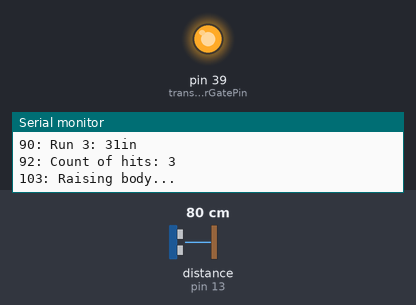
This sketch was run on a simulated Arduino Mega 2560, built with avr-gcc and run on an emulated ATmega2560. Parts: output pins drawn as LEDs (lit = HIGH), the last lines printed to the serial monitor. Wiring (inferred from the names in the program): ultrasonic range finder: trigger pin 12; echo pin 13. Inputs (shaded band) come from the test bench; at power-on: distance to the obstacle (sensor on pin 13) 80 cm. The echo pulse lasts 58.3 µs per cm; pins used as bus, display or sensor lines are not drawn.

Above: at 7.6 s.
At 22.6 s:
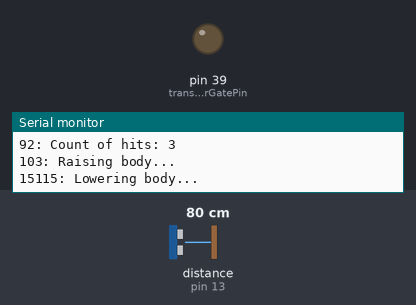
Timing chart, 0 to 39.1 s (numbered marks = the images above):
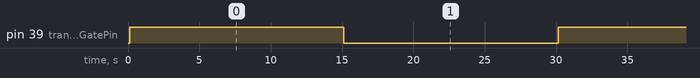

Measured:
- by itself, pin 39 (transistorGatePin): alternates HIGH for 15.0 s and LOW for 15.0 s

The sketch:

Rising_Scarecrow.ino
```cpp
/*
 * Hardware setup:
 *
 */

// establish pin constants
int ConsoleBps = 19200;
const int sensorTrigPin = 12;          // sensorTrigPin tells distance sensor to start/stop a reading
const int sensorEchoPin = 13;          // sensorEchoPin is where distance sensor provides feedback
const int transistorGatePin = 39;      // transistorGatePin will flip the transistor to power the pneumatic solenoid valve's 12v power
const int minTriggerDistance = 10;      // minimum distance, inches,  object must be away in order to trigger
const int maxTriggerDistance = 72;      // maximum distance, inches, object must be away in order to trigger
const int risingDelayMillis = 15000;   // risingDelayMillis is number of millis to hold body up
const int loweringDelayMillis = 15000; // loweringDelayMillis is number of millis to allow body to lower before restarting loop
const int requiredHitCount = 2;       // number of matching hits from distance sensor to trigger rise

// establish variables for ultrasonic distance sensor
long duration, inches, countOfHits, counter;

void setup() {
  // initialize serial communication bits per second:
  Serial.begin(ConsoleBps);

  Serial.println("Setting output on transistorGatePin ()");
  pinMode(transistorGatePin, OUTPUT);

  // ensure body is down/lowered - power off transistor (and thus solenoid)
  digitalWrite(transistorGatePin, LOW);
  Serial.println("transistorGatePin set to LOW voltage - ensuring body is down/lowered");

 //setup sensor pins
  pinMode(sensorTrigPin, OUTPUT);
  Serial.println("Sensor Trig pin set to output");
  pinMode(sensorEchoPin, INPUT);
  Serial.println("Sensor Echo pin set to input");

  Serial.println("Finished setup()...");
}

void loop() {
  counter++;
  countOfHits = 0;
  inches = getSensorDistance();
  log("Run 1: " + String(inches) + "in");
  if(inches > minTriggerDistance && inches < maxTriggerDistance) {
      countOfHits = countOfHits+1;
  }
  delay(1);
  inches = getSensorDistance();
  log("Run 2: " + String(inches) + "in");
  if(inches > minTriggerDistance && inches < maxTriggerDistance) {
      countOfHits = countOfHits+1;
  }
  delay(1);
  inches = getSensorDistance();
  log("Run 3: " + String(inches) + "in");
  if(inches > minTriggerDistance && inches < maxTriggerDistance) {
      countOfHits = countOfHits+1;
  }

  // print out distance to console
  log("Count of hits: " + String(countOfHits));

//   delay(2000);

 if(countOfHits >= requiredHitCount )
 {
   //raise body by triggering transistor (which powers solenoid)
   log("Raising body...");
   digitalWrite(transistorGatePin, HIGH);     // powers transistor and an LED so we can see it happen

   //stay in this state for 20 seconds
   delay(risingDelayMillis);

   //lower body
   log("Lowering body...");
   digitalWrite(transistorGatePin, LOW);      // power off transistor (and thus solenoid)

   // delay long enough to allow body to lower and ready for next go...
   delay(loweringDelayMillis);
 }
}

long getSensorDistance()
{
  // The sensor is triggered by a HIGH pulse of 10 or more microseconds.
  // Give a short LOW pulse beforehand to ensure a clean HIGH pulse:
  digitalWrite(sensorTrigPin, LOW);
  delayMicroseconds(2);
  digitalWrite(sensorTrigPin, HIGH);
  delayMicroseconds(10);
  digitalWrite(sensorTrigPin, LOW);

  // Read the signal from the sensor: a HIGH pulse whose
  // duration is the time (in microseconds) from the sending
  // of the ping to the reception of its echo off of an object.
  duration = pulseIn(sensorEchoPin, HIGH);

  // convert the time into a distance
  return microsecondsToInches(duration);
}

long microsecondsToInches(long microseconds)
{
// According to Parallax's datasheet for the PING))), there are
// 73.746 microseconds per inch (i.e. sound travels at 1130 feet per
// second). This gives the distance travelled by the ping, outbound
// and return, so we divide by 2 to get the distance of the obstacle.
// See: http://www.parallax.com/dl/docs/prod/acc/28015-PING-v1.3.pdf
return microseconds / 74 / 2;
}

void log(String logLine)
{
  Serial.println(String(millis()) + ": " + logLine);
}
```
